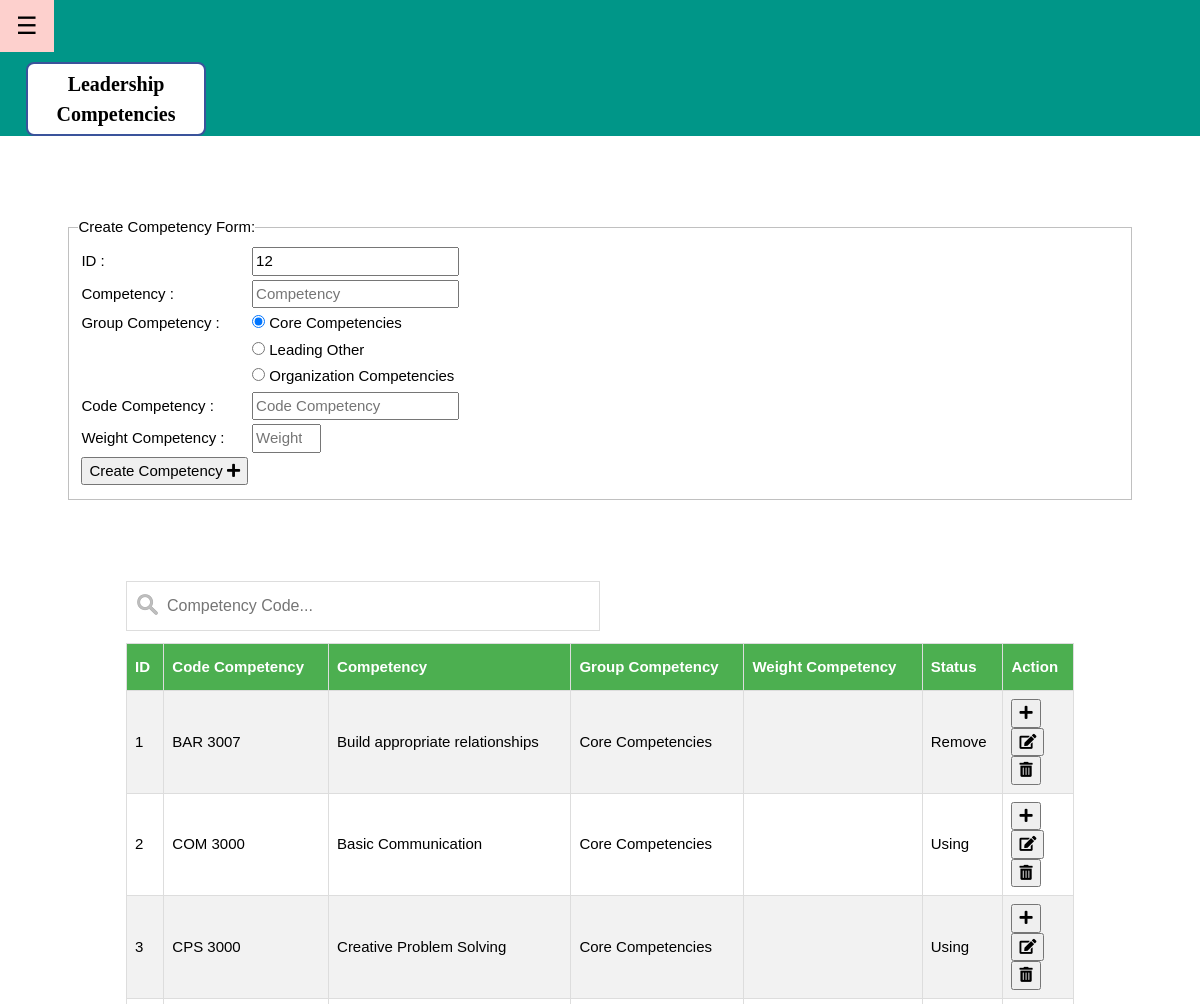
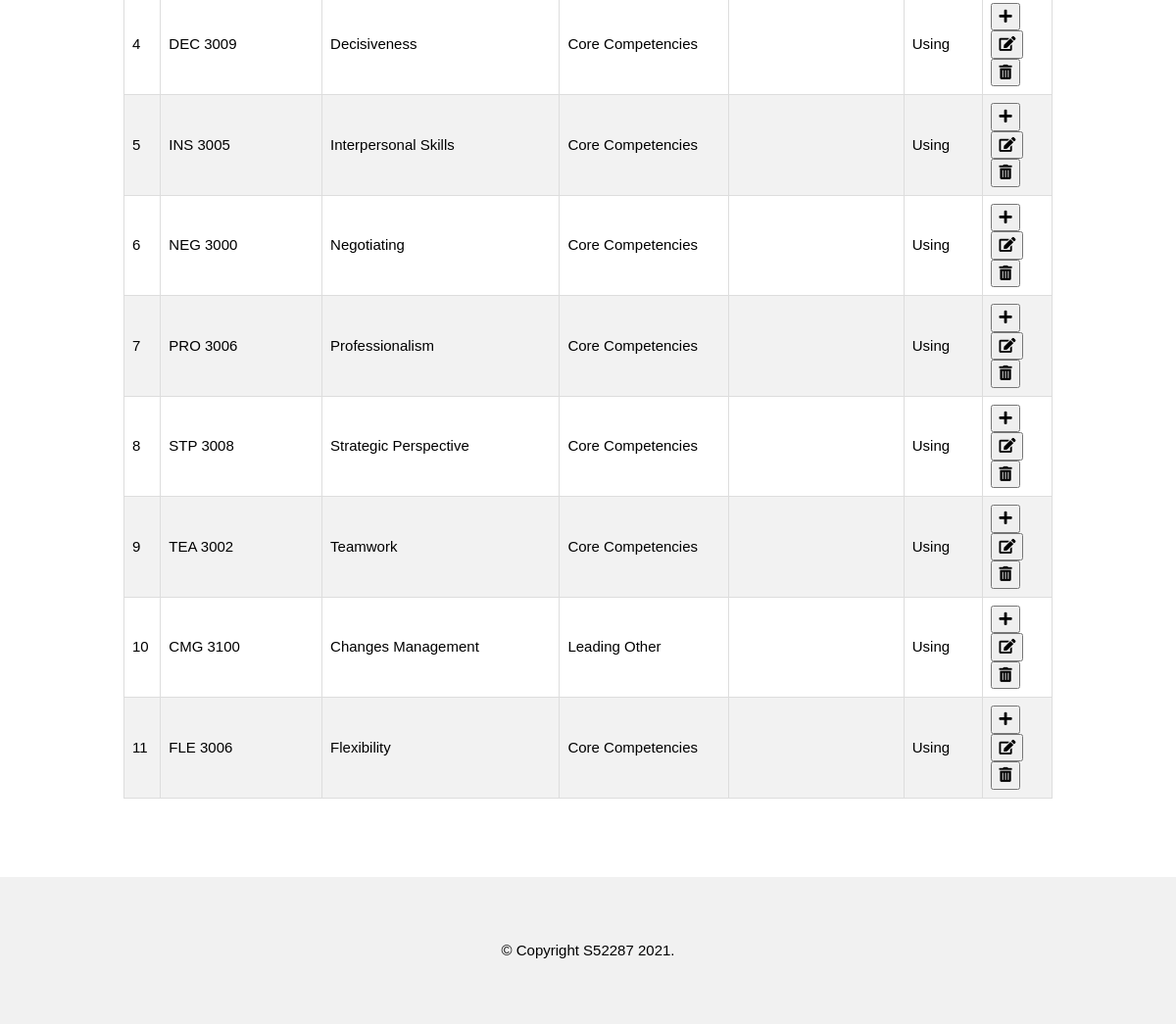
The page /Manage/Superadmin/SuperCreateCompetency.php (signed in) on the database its author committed (2 pictures, top to bottom).
### tables this page shows
CREATE TABLE `competency` (
  `ID` int(11) NOT NULL,
  `CodeCompetency` varchar(255) NOT NULL,
  `Competency` varchar(255) NOT NULL,
  `GroupCompetency` varchar(255) NOT NULL,
  `Status` varchar(255) NOT NULL DEFAULT 'Using'
);

### Manage/Superadmin/processcompetency.php (called while the page is built, shortened)
<?php
function getcompetency(){
	$db = mysqli_connect('localhost', 'root', '', 'leadercompetency');
    $sql = "SELECT * FROM competency ORDER BY ID";
    if($result = mysqli_query($db,$sql)){
    return $result;
    }
}
function CompetencysetID(){
    $getid = getcompetency();
    $id = 0;
    if($getid){
        while ($row = mysqli_fetch_assoc($getid)){
            $id = $row['ID'];
        }
    }
    return ($id + 1);
}
?>

### Manage/Superadmin/SuperCreateCompetency.php (the view, shortened to what this page needs)
<?php require_once ("processcompetency.php");
?>
<!DOCTYPE html>
<html>
<link rel="stylesheet" href="Competency.css">
<link rel="stylesheet" href="https://use.fontawesome.com/releases/v5.8.2/css/all.css">
<body>
<div id="main">
<div class="w3-teal">
  <button id="openNav" class="w3-button w3-xlarge" onclick="w3_open()">&#9776;</button>
  <div class="w3-container">
   <div class="tp-logo">Leadership
Competencies</div>
  </div>
</div>
</div>
<div class="w3-content" style="max-width:1100px;margin-top:80px;margin-bottom:80px">
<div class="w3-container">
<form action="" method="post" enctype="multipart/form-data">
			 <fieldset>
  <legend>Create Competency Form:</legend>
			<table>
			    <tr>
				<td>ID :</td>
				<td><input type="text" name="competencyID" value="<?php echo CompetencysetID();?>" readonly /></td>
			    </tr>
			    <tr>
				<td>Competency :</td>
				<td><input type="text" name="competency" value="" required id="my-field"  placeholder="Competency" required /></td>
			    </tr>
				<tr>
				<td>Group Competency :</td>
				<td><input type="radio" name="group" value="Core Competencies" checked /> Core Competencies</td>
				</tr>
				<tr><td></td>
				<td><input type="radio" name="group" value="Leading Other"/> Leading Other</td>
				</tr>
				<tr><td></td>
				<td><input type="radio" name="group" value="Organization Competencies"/> Organization Competencies</td>
				</tr>
				<tr>
				<td>Code Competency :</td>
				<td><input type="text" name="code_competency" value="" placeholder="Code Competency" required /></td>
				</tr>
				<tr>
				<td>Weight Competency :</td>
				<td><input type="number" name="Weight_competency" value="" placeholder="Weight Competency" oninput="this.value = this.value.replace(/[^0-9.]/g, '').replace(/(\..*?)\..*/g, '$1');" min="1" max="100" required /></td>
				</tr>
				<tr>
				<td><button type="submit" name="Createcompetency" title="Create">Create Competency <i class='fas fa-plus'></i></button>
				</tr>
				</table>
				</fieldset>
				</form>
</div>
</div>
<div class="w3-content w3-responsive"style="margin-bottom:80px">
<div class="w3-container">
<input type="text" id="myInput" onkeyup="myFunction()" placeholder="Competency Code...">
  <table id="competency" class="">
  <tr>
                        <th>ID</th>
						<th>Code Competency</th>
						<th>Competency</th>
						<th>Group Competency</th>
						<th>Weight Competency</th>
						<th>Status</th>
						<th>Action</th>
   </tr>
          <?php
                      $result = getcompetency();
                      if($result){
                           while ($row = mysqli_fetch_assoc($result)){
						  ?>
                        <tr>
                            <td><?php echo $row['ID']; ?></td>
							<td><?php echo $row['CodeCompetency']; ?></td>
                            <td><?php echo $row['Competency']; ?></td>
                            <td><?php echo $row['GroupCompetency']; ?></td>
							<td><?php echo $row['Weightcompetency']; ?></td>
                            <td><?php echo $row['Status']; ?></td>
							<td><?php echo "
							<form action='SuperCompetency.php?id=$row[ID]' method='POST'><button type='submit' name='Create' title='Create Question'><i class='fas fa-plus'></i></button></form>
							<form action='SuperEditCompetency.php?id=$row[ID]' method='POST'><button type='submit' name='Update' title='Edit'><i class='fas fa-edit btnedit'></i></button></form>
							<form class='delete_button' action='SuperCreateCompetency.php?id=$row[ID]' method='POST'><button type='submit' title='Delete' name='DeleteCom'><i class='fas fa-trash-alt'></i></button></form>";?></td>
                       </tr>
                   <?php
                           }
                       }
                   ?>
   </table>
</div>
</div>
<footer class="w3-container w3-padding-64 w3-light-grey w3-center">
&copy; Copyright S52287 2021.
</footer>
</body>
</html>

### Manage/Superadmin/Competency.css (style rules this page uses)
html { box-sizing:border-box }
*,*:before,*:after { box-sizing:inherit }
html { -ms-text-size-adjust:100%;-webkit-text-size-adjust:100% }
body { margin:0 }
article,aside,details,figcaption,figure,footer,header,main,menu,nav,section { display:block }
button,input,select,textarea,optgroup { font:inherit;margin:0 }
button,input { overflow:visible }
button,select { text-transform:none }
button,[type=button],[type=reset],[type=submit] { -webkit-appearance:button }
fieldset { border:1px solid #c0c0c0;margin:0 2px;padding:.35em .625em .75em }
legend { color:inherit;display:table;max-width:100%;padding:0;white-space:normal }
html,body { font-family:Verdana,sans-serif;font-size:15px;line-height:1.5 }
html { overflow-x:hidden }
.w3-btn,.w3-button { border:none;display:inline-block;padding:8px 16px;vertical-align:middle;overflow:hidden;text-decoration:none;color:inherit;background-color:inherit;text-align:center;cursor:pointer;white-space:nowrap }
.w3-btn,.w3-button { -webkit-touch-callout:none;-webkit-user-select:none;-khtml-user-select:none;-moz-user-select:none;-ms-user-select:none;user-select:none }
.w3-content,.w3-auto { margin-left:auto;margin-right:auto }
.w3-content { max-width:980px }
.w3-main,#main { transition:margin-left .4s }
.w3-teal,.w3-hover-teal:hover { color:#fff!important;background-color:#009688!important }
.w3-xlarge { font-size:24px!important }
.w3-container,.w3-panel { padding:0.01em 16px }
.w3-container:after,.w3-container:before,.w3-panel:after,.w3-panel:before,.w3-row:after,.w3-row:before,.w3-row-padding:after,.w3-row-padding:before,.w3-cell-row:before,.w3-cell-row:after,.w3-clear:after,.w3-clear:before,.w3-bar:before,.w3-bar:after { content:"";display:table;clear:both }
.w3-padding-64 { padding-top:64px!important;padding-bottom:64px!important }
.w3-responsive { display:block;overflow-x:auto }
.w3-light-grey,.w3-hover-light-grey:hover,.w3-light-gray,.w3-hover-light-gray:hover { color:#000!important;background-color:#f1f1f1!important }
.w3-center { text-align:center!important }
.tp-logo { font-size:20px; font-weight:bold; color:Black; font-family:comic sans ms; border:2px solid #3A539B; background:white; width:180px; text-align:center; border-radius:8px; padding:5px; margin:10px 0 0 10px; float:left; }
#competency { font-family: Arial, Helvetica, sans-serif; border-collapse: collapse; width: 100%; position:center; }
#competency td, #competency th { border: 1px solid #ddd; padding: 8px; }
#competency tr:nth-child(even) { background-color: #f2f2f2; }
#competency th { padding-top: 12px; padding-bottom: 12px; text-align: left; background-color: #4CAF50; color: white; }
#myInput { background-image: url('imagesuploadsadmin/search.png'); background-position: 10px 12px; background-repeat: no-repeat; width:50%; font-size: 16px; padding: 12px 20px 12px 40px; border: 1px solid #ddd; margin-bottom: 12px; }

### rows shown on the page
competency: competencyID "12", ID "11", CodeCompetency "FLE 3006", Competency "Flexibility", GroupCompetency "Core Competencies", Status "Using"
competency: ID "1", CodeCompetency "BAR 3007", Competency "Build appropriate relationships", GroupCompetency "Core Competencies", Status "Remove"
competency: ID "2", CodeCompetency "COM 3000", Competency "Basic Communication", GroupCompetency "Core Competencies", Status "Using"
competency: ID "3", CodeCompetency "CPS 3000", Competency "Creative Problem Solving", GroupCompetency "Core Competencies", Status "Using"
competency: ID "4", CodeCompetency "DEC 3009", Competency "Decisiveness", GroupCompetency "Core Competencies", Status "Using"
competency: ID "5", CodeCompetency "INS 3005", Competency "Interpersonal Skills", GroupCompetency "Core Competencies", Status "Using"
competency: ID "6", CodeCompetency "NEG 3000", Competency "Negotiating", GroupCompetency "Core Competencies", Status "Using"
competency: ID "7", CodeCompetency "PRO 3006", Competency "Professionalism", GroupCompetency "Core Competencies", Status "Using"
competency: ID "8", CodeCompetency "STP 3008", Competency "Strategic Perspective", GroupCompetency "Core Competencies", Status "Using"
competency: ID "9", CodeCompetency "TEA 3002", Competency "Teamwork", GroupCompetency "Core Competencies", Status "Using"
competency: ID "10", CodeCompetency "CMG 3100", Competency "Changes Management", GroupCompetency "Leading Other", Status "Using"
